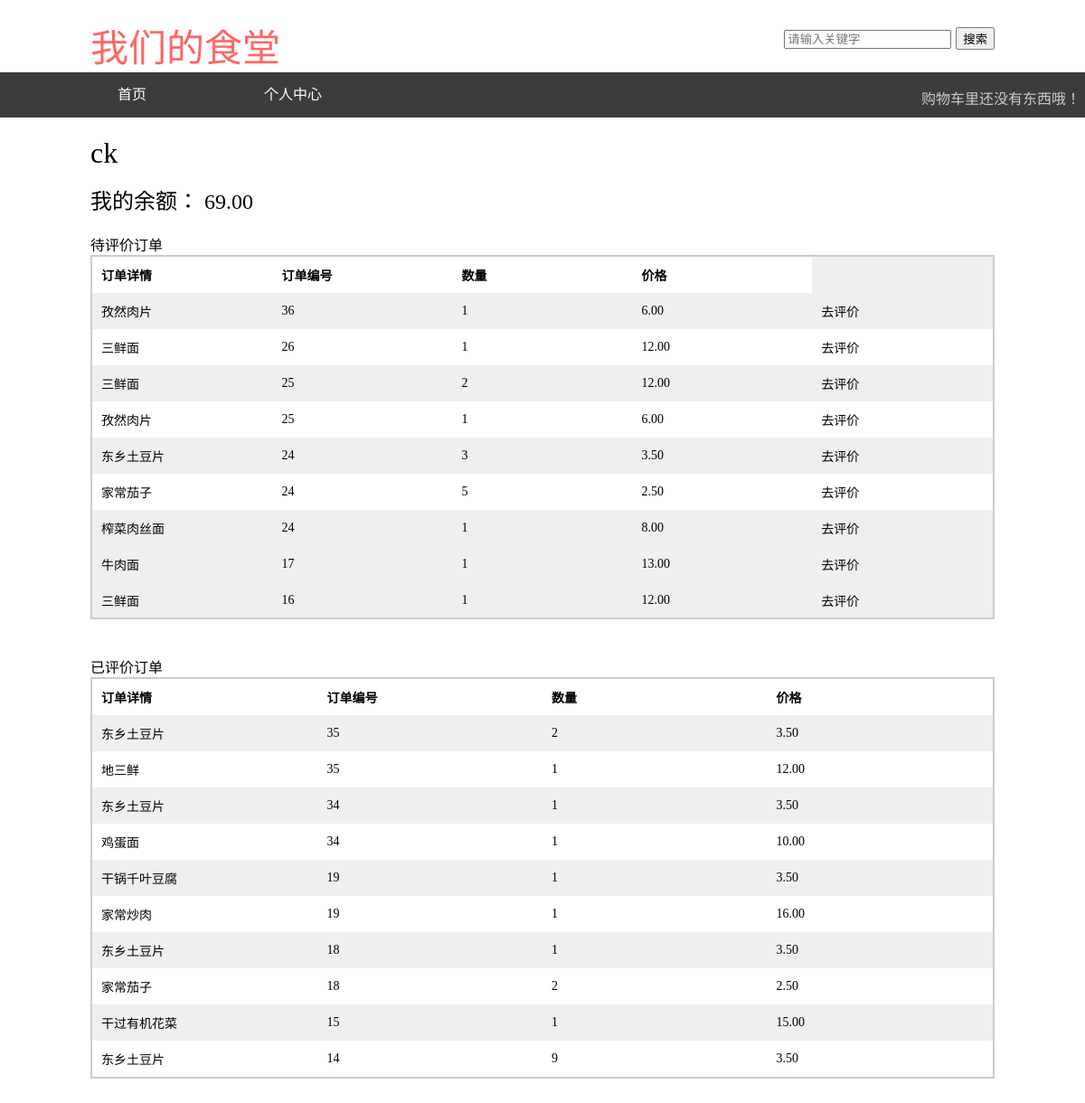
Page /showme/ on the committed database.
### rank/models.py (models this page shows, shortened)
class Myself(models.Model):
    name = models.CharField(max_length=200, db_index=True)
    psw = models.CharField(max_length=200, db_index=True)
    slug = models.SlugField(max_length=200, db_index=True)
    image = models.ImageField(upload_to='products/%Y/%m/%d',
                              blank=True)
    created = models.DateTimeField(auto_now_add=True)
    updated = models.DateTimeField(auto_now=True)
    balance = models.DecimalField(max_digits=10, decimal_places=2)
    class Meta:
        ordering = ('name',)
        verbose_name = 'myself'
        verbose_name_plural = 'myselfs'

class Product(models.Model):
    restaurant = models.ForeignKey(Restaurant,
                                 related_name='products')
    name = models.CharField(max_length=200, db_index=True)
    slug = models.SlugField(max_length=200, db_index=True)
    image = models.ImageField(upload_to='products/%Y/%m/%d',
                              blank=True)
    description = models.TextField(blank=True)
    price = models.DecimalField(max_digits=10, decimal_places=2)
    stock = models.PositiveIntegerField()
    available = models.BooleanField(default=True)
    created = models.DateTimeField(auto_now_add=True)
    updated = models.DateTimeField(auto_now=True)
    grade = models.FloatField(default=0.00)
    myrank = models.FloatField(default=0.00)
    class Meta:
        ordering = ('name',)
        index_together = (('id', 'slug'),)
    def get_absolute_url(self):
        return reverse('rank:product_detail',
            args=[self.id, self.slug])

### orders/models.py (models this page shows, shortened)
class OrderItem(models.Model):
    order = models.ForeignKey(Order, related_name='items')
    product = models.ForeignKey(Product,
                    related_name='order_items')
    price = models.DecimalField(max_digits=10, decimal_places=2)
    quantity = models.PositiveIntegerField(default=1)

class Order(models.Model):
    name = models.CharField(max_length=50)
    address = models.CharField(max_length=250)
    phonenumber = models.CharField(max_length=150)
    created = models.DateTimeField(auto_now_add=True)
    updated = models.DateTimeField(auto_now=True)
    paid = models.BooleanField(default=False)
    calculate = models.BooleanField(default=False)
    class Meta:
        ordering = ('-created',)

### rank/views.py (the view)
def show_me(request):
    myself = Myself.objects.filter(name='ck')
    order = Order.objects.filter(name='ck',paid=False)
    order2 = Order.objects.filter(name='ck',paid=True)[0:10]
    orderitems = OrderItem.objects.all()
    product = Product.objects.all()
    return render(request,
                  'rank/product/show_me.html',
                  {'myself':myself,
                   'orderitems':orderitems,
                   'product':product,
                   'order':order,
                   'order2':order2})

### rank/templates/rank/product/show_me.html (shortened to what this page needs)
{% extends "rank/base.html" %}
{% load static %}
{% block content %}
    <div id="me">
        {% for c in myself %}
            <h1>
                {{c.name}}
            </h1>
            <h2>
            我的余额：
            {{ c.balance }}
            </h2>
        {% endfor %}
            <table class="cart">
                <thread>待评价订单</thread>
                <tbody>
                    <tr>
                        <th>订单详情</th>
                        <th>订单编号</th>
                        <th>数量</th>
                        <th>价格</th>
                    </tr>
                    {% for a in order %}
                        {% for b in orderitems %}
                            <tr>
                                {% if b.order == a %}
                                    <td><a href="{{ b.product.get_absolute_url }}">{{ b.product.name }}</a></td>
                                    <td>{{ b.order.id }}</td>
                                    <td>{{ b.quantity }}</td>
                                    <td>{{ b.price }}</td>
                                    <td><a href="{% url "rank:comment_create" product_slug=b.product.slug order_id=b.order.id%}">去评价</a></td>
                                {% endif %}
                            </tr>
                        {% endfor %}
                    {% endfor %}
                </tbody>
            </table>
    </div>
    <div id="me">
        <table class="cart">
            <tbody>
                <tr>
                    <th>订单详情</th>
                    <th>订单编号</th>
                    <th>数量</th>
                    <th>价格</th>
                </tr>
                {% for a in order2 %}
                    {% for b in orderitems %}
                        {% if b.order == a %}
                            <tr>
                                <td><a href="{{ b.product.get_absolute_url }}">{{ b.product.name }}</a></td>
                                <td>{{ b.order.id }}</td>
                                <td>{{ b.quantity }}</td>
                                <td>{{ b.price }}</td>
                            </tr>
                        {% endif %}
                    {% endfor %}
                {% endfor %}
            </tbody>
        </table>
    </div>
{% endblock %}

### rank/static/css/base.css (style rules this page uses)
body { margin:0; padding:0; font-family:helvetica, sans-serif; }
h1 { font-family:宋体; font-weight:normal; height:30px; }
h2 { font-family:宋体; font-weight:normal; }
a { text-decoration:none; color:#000000; font-family:宋体; margin-left:0; }
table { width:100%; border-spacing:0; border-collapse: collapse; }
table th, table td { font-size:14px; padding:10px; margin:0; text-align:left; width:100px; }
tbody tr:nth-child(odd) { background:#ffffff; width:800px; }
table.cart { margin-bottom:40px; background:#efefef; border:2px solid #cccccc; }

### rows in the picture
Myself: name "ck", balance "69.00"
OrderItem: product.name "孜然肉片", order.id "36", quantity "1", price "6.00"
OrderItem: product.name "三鲜面", order.id "26", quantity "1", price "12.00"
OrderItem: product.name "三鲜面", order.id "25", quantity "2", price "12.00"
OrderItem: product.name "孜然肉片", order.id "25", quantity "1", price "6.00"
OrderItem: product.name "东乡土豆片", order.id "24", quantity "3", price "3.50"
OrderItem: product.name "家常茄子", order.id "24", quantity "5", price "2.50"
OrderItem: product.name "榨菜肉丝面", order.id "24", quantity "1", price "8.00"
OrderItem: product.name "牛肉面", order.id "17", quantity "1", price "13.00"
OrderItem: product.name "三鲜面", order.id "16", quantity "1", price "12.00"
OrderItem: product.name "东乡土豆片", order.id "35", quantity "2", price "3.50"
OrderItem: product.name "地三鲜", order.id "35", quantity "1", price "12.00"
OrderItem: product.name "东乡土豆片", order.id "34", quantity "1", price "3.50"
OrderItem: product.name "鸡蛋面", order.id "34", quantity "1", price "10.00"
OrderItem: product.name "干锅千叶豆腐", order.id "19", quantity "1", price "3.50"
OrderItem: product.name "家常炒肉", order.id "19", quantity "1", price "16.00"
OrderItem: product.name "东乡土豆片", order.id "18", quantity "1", price "3.50"
OrderItem: product.name "家常茄子", order.id "18", quantity "2", price "2.50"
OrderItem: product.name "干过有机花菜", order.id "15", quantity "1", price "15.00"
OrderItem: product.name "东乡土豆片", order.id "14", quantity "9", price "3.50"
